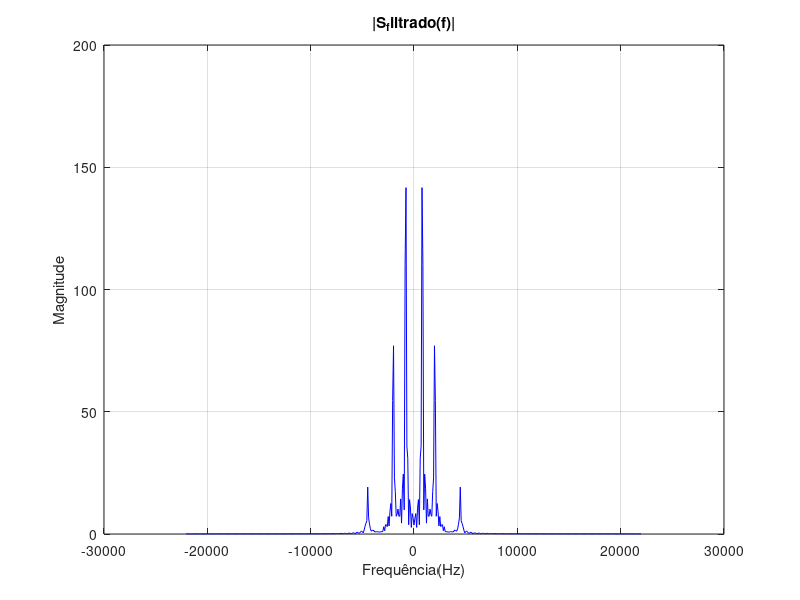

Source code (MATLAB):
pkg load signal

% Frequência de amostragem
Fs = 44100;
%Fs = 10000

%Frequências de corte
fc = 3000;

%Frequencias em Hz do projeto do filtro
Fn = Fs/2;
delta_f = 100;
fs1 = (fc + delta_f/2);
fp1 = (fs1 - delta_f);

%Normalização das frequências do projeto para a função firpm
fs1_n = fs1/Fn;
fp1_n = fp1/Fn;

f = [0 fp1_n fs1_n 1];
a = [1 1 0 0];
M = 400;
h = firpm (M, f, a);

[H,f] = freqz(h);
f = f*Fn/(pi);
modH = abs(H);
FaseH = unwrap(angle(H));

% Vetor de tempo
N = 1;
t = -N:1/Fs:N;

% Transformada de Fourier
K = length(H);
f = (-K/2:K/2-1) * (Fs / K); % Frequências

%Sinais de teste
f1 = 800;
f2 = 2000;
f3 = 4500;

x1 = cos(2*pi*f1*t);
x2 = cos(2*pi*f2*t);
x3 = cos(2*pi*f3*t);

x = x1+0.5*x2+2*x3;


s = conv(x,h,'full');

S = fftshift(fft(s,length(H)));
mod_S = abs(S);

%Plotagem dos Espectros
figure;
subplot(1,1,1);
plot(f,mod_S,'-blue')
xlabel('Frequência(Hz)');
ylabel('Magnitude');
title('|S_filtrado(f)|');
grid on;
